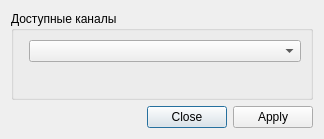
<?xml version="1.0" encoding="UTF-8"?>
<ui version="4.0">
 <class>ChannelAddDialog</class>
 <widget class="QDialog" name="ChannelAddDialog">
  <property name="geometry">
   <rect>
    <x>0</x>
    <y>0</y>
    <width>324</width>
    <height>139</height>
   </rect>
  </property>
  <property name="font">
   <font>
    <family>Liberation Sans</family>
    <pointsize>9</pointsize>
   </font>
  </property>
  <property name="windowTitle">
   <string>Добавить каналы</string>
  </property>
  <layout class="QVBoxLayout" name="verticalLayout">
   <item>
    <widget class="QGroupBox" name="groupBox">
     <property name="font">
      <font>
       <family>Liberation Sans</family>
       <pointsize>9</pointsize>
      </font>
     </property>
     <property name="title">
      <string>Доступные каналы</string>
     </property>
     <layout class="QFormLayout" name="formLayout">
      <item row="0" column="1">
       <widget class="QComboBox" name="channelSelect">
        <property name="font">
         <font>
          <family>Liberation Sans</family>
          <pointsize>9</pointsize>
         </font>
        </property>
       </widget>
      </item>
     </layout>
    </widget>
   </item>
   <item>
    <widget class="QDialogButtonBox" name="buttonBox">
     <property name="font">
      <font>
       <family>Liberation Sans</family>
       <pointsize>9</pointsize>
      </font>
     </property>
     <property name="orientation">
      <enum>Qt::Horizontal</enum>
     </property>
     <property name="standardButtons">
      <set>QDialogButtonBox::Apply|QDialogButtonBox::Close</set>
     </property>
    </widget>
   </item>
  </layout>
 </widget>
 <tabstops>
  <tabstop>buttonBox</tabstop>
 </tabstops>
 <resources/>
 <connections>
  <connection>
   <sender>buttonBox</sender>
   <signal>accepted()</signal>
   <receiver>ChannelAddDialog</receiver>
   <slot>accept()</slot>
   <hints>
    <hint type="sourcelabel">
     <x>257</x>
     <y>194</y>
    </hint>
    <hint type="destinationlabel">
     <x>157</x>
     <y>203</y>
    </hint>
   </hints>
  </connection>
  <connection>
   <sender>buttonBox</sender>
   <signal>rejected()</signal>
   <receiver>ChannelAddDialog</receiver>
   <slot>reject()</slot>
   <hints>
    <hint type="sourcelabel">
     <x>314</x>
     <y>194</y>
    </hint>
    <hint type="destinationlabel">
     <x>286</x>
     <y>203</y>
    </hint>
   </hints>
  </connection>
 </connections>
</ui>
